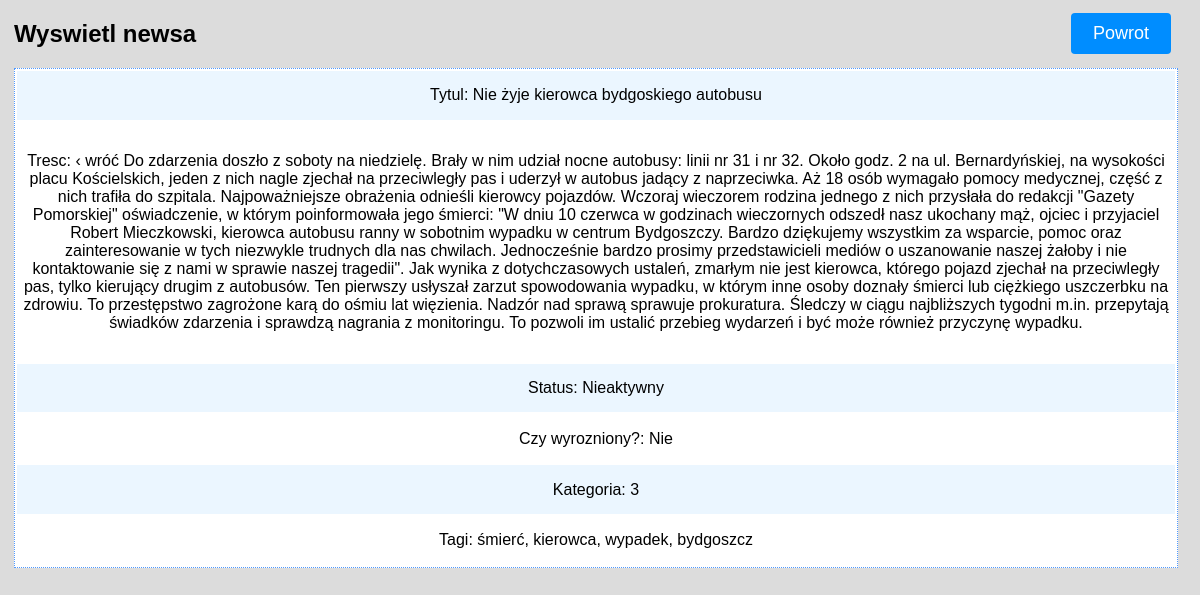
Page /wyswietl.php?identyfikator=31 on the committed database.
### tables this page shows
CREATE TABLE `artykuly` (
  `id` int(11) NOT NULL,
  `status` text NOT NULL,
  `tytul` text NOT NULL,
  `pierwszy` tinyint(1) NOT NULL,
  `text` text NOT NULL,
  `kategoria` int(11) NOT NULL,
  `tagi` text NOT NULL,
  `link` text NOT NULL
);

### wyswietl.php (the view, shortened to what this page needs)
<!doctype html>
<html>
<head>
	<link rel="stylesheet" href="style.css" type="text/css">
</head>
<body>
<h2 style="font-family: Arial;">Wyswietl newsa</h2>
	<button class="addNews" style="vertical-align:middle" id="home"><a class="abutton" href="<?php echo $_SERVER['HTTP_REFERER'];?>" style="text-decoration: none;"><span>Powrot </span></a></button>
	<article>
	<?php
		if (isset($_GET["identyfikator"]))
		{
			if (!empty($_GET["identyfikator"]))
			{
				$id=$_GET["identyfikator"];
				$connect=mysqli_connect("localhost", "root", "", "portal");
				mysqli_query($connect, "SET NAMES UTF8");
				$result=mysqli_query($connect, "SELECT * FROM artykuly WHERE id=$id");
				$row = mysqli_fetch_assoc($result);
				$title=$row["tytul"];
				$text=$row["text"];
				$status=$row["status"];
				$theSlug=$row["pierwszy"];
				$category=$row["kategoria"];
				$tags=$row["tagi"];
				$id=$row["id"];
			echo
			"<form action='wyswietl.php?id=$id' method='post'>
			<table class='artykul1'>
				<tr><td>Tytul: $title </tr></td>
				<tr><td>Tresc: $text </tr></td>
				<tr><td>Status: $status</tr></td>
		<tr><td>Czy wyrozniony?:";
			if($theSlug==1)
			{echo" Tak";}
			else {echo" Nie";}
		echo "</tr></td>
		<tr><td>Kategoria: $category </tr></td>
		<tr><td>Tagi: $tags</tr></td>
		</table>
				</form>";
			}
		}
	?>
</body>
</html>
</body>
</html>

### style.css (style rules this page uses)
body { background-color: rgb(220, 220, 220); width: 98%; }
article { width: 99%; margin-left: 0.5%; background-color:rgb(255, 255, 255); margin: 0 auto; }
.abutton:link { color: white; }
.addNews { display: inline-block; border-radius: 4px; background-color: rgb(0, 141, 255); border: none; color: #FFFFFF; text-align: center; font-size: 18px; padding: 10px; width: 100px; transition: all 0.5s; cursor: pointer; margin: 5px; }
.addNews span { cursor: pointer; display: inline-block; position: relative; transition: 0.5s; }
.addNews span:after { content: '\00bb'; position: absolute; opacity: 0; top: 0; right: -20px; transition: 0.5s; }
.artykul, .artykul1 { width: 98%; border: 1px dotted #5099FF; margin: 0 auto; }
.artykul1 { height: 500px; width: 100%; }
#home { position: absolute; right: 2%; top: 1%; }
tbody tr:nth-child(2n+1) { background-color: rgba(60, 170, 255, 0.1); }
th, td { height: 35px; font-family: Arial; text-align: center; overflow: hidden; }
.wysw p, h2 { margin-left: 0.5%; }

### rows in the picture
artykuly: tytul "Nie żyje kierowca bydgoskiego autobusu", text "‹ wróć Do zdarzenia doszło z soboty na niedzielę. Brały w nim udział nocne autobusy: linii nr 31 i nr 32. Około godz. 2 na ul. Bernardyńskiej, na wysokości placu Kościelskich, jeden z nich nagle zjechał na przeciwległy pas i uderzył w autobus jadący z naprzeciwka. Aż 18 osób wymagało pomocy medycznej, część z nich trafiła do szpitala. Najpoważniejsze obrażenia odnieśli kierowcy pojazdów. Wczoraj wieczorem rodzina jednego z nich przysłała do redakcji \"Gazety Pomorskiej\" oświadczenie, w którym poinformowała jego śmierci: \"W dniu 10 czerwca w godzinach wieczornych odszedł nasz ukochany mąż, ojciec i przyjaciel Robert Mieczkowski, kierowca autobusu ranny w sobotnim wypadku w centrum Bydgoszczy.…", status "Nieaktywny", kategoria "3", tagi "śmierć, kierowca, wypadek, bydgoszcz"
